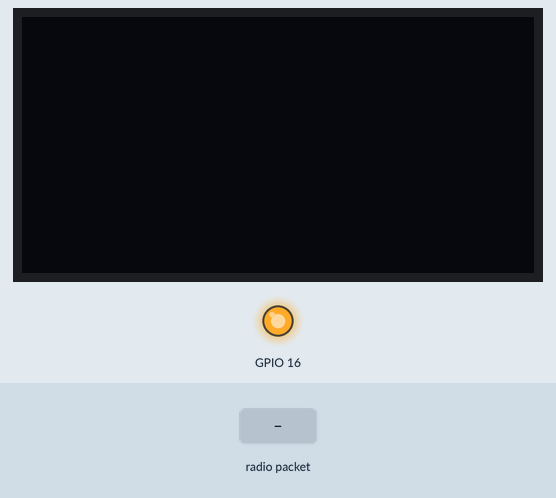
Simulated run of this sketch. Board: ESP32. On the bench: 128×64 one-colour display, output pins drawn as LEDs (lit = HIGH). The inputs (shaded band) are chosen by the test bench. The OLED is the two-colour kind (top 16 rows yellow); WiFi joins after 1.5 s; servers stay silent unless stated; no radio packets arrive unless stated; no MQTT or app messages arrive unless stated; what the sketch prints to the serial monitor is not drawn.

Above: at 4.3 s.
4.4 s: radio packet "1" arrives
At 4.9 s:
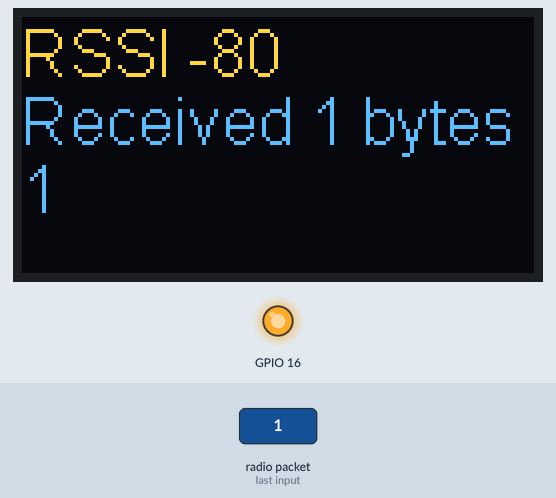
5.9 s: radio packet "0" arrives
At 7.1 s:
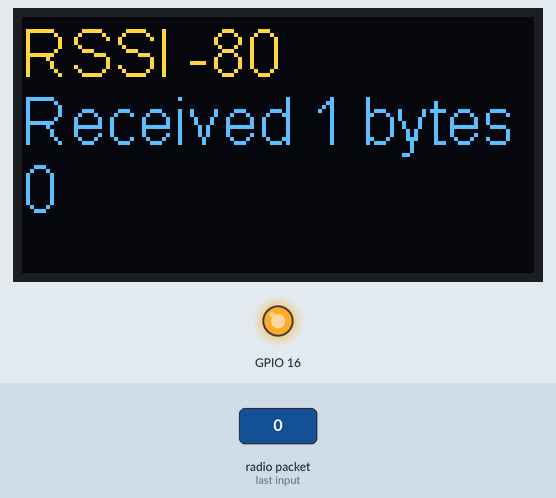
7.4 s: radio packet "2" arrives
At 8.5 s:
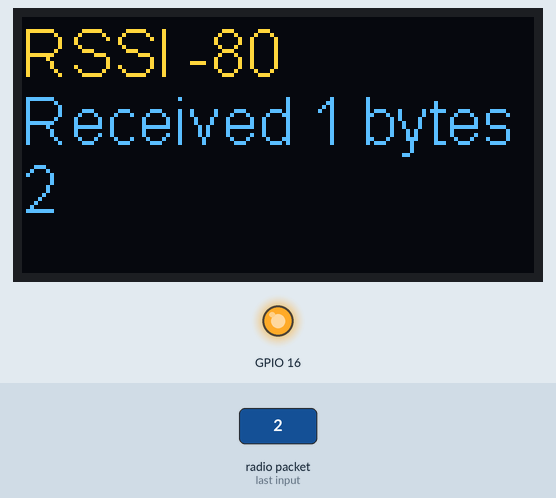
Timing chart, 0 to 10.4 s (numbered marks = the images above; inputs shaded):
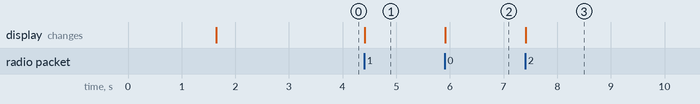

Measured:
- after the input at 4.4 s, the display: changes at once (image 1)
- after the input at 5.9 s, the display: changes at once (image 2)
- after the input at 7.4 s, the display: changes at once (image 3)

The sketch:

OB_LoRa_Receive.ino
```cpp
#include <SPI.h>
#include <LoRa.h>
#include <Wire.h>
#include <WiFi.h>
#include <PubSubClient.h>
#include "SSD1306.h"

// Paramètres LORA
#define SCK 5 // GPIO5 - SX1278's SCK
#define MISO 19 // GPIO19 - SX1278's MISO
#define MOSI 27 // GPIO27 - SX1278's MOSI
#define SS 18 // GPIO18 - SX1278's CS
#define RST 14 // GPIO14 - SX1278's RESET
#define DI0 26 // GPIO26 - SX1278's IRQ (interrupt request)
//#define BAND 868E6 // 915E6
const long freq = 868E6;
const int SF = 9;


String LoRaData;
String message ="";

//Paramètres WIFI
const char* ssid     = "XXXXX";
const char* password = "XXXXX";

//Paramètres MQTT
const char* mqttServer = "192.168.0.11";
const int mqttPort = 1883;
#define TOPIC "mailBox"
WiFiClient wifiClient;
PubSubClient client(wifiClient);


SSD1306 display (0x3c, 4, 15);
String rssi = "RSSI -";
String packSize = "-";
String packet;


void loraData () {
  display.clear ();
  display.setTextAlignment (TEXT_ALIGN_LEFT);
  display.setFont (ArialMT_Plain_16);
  display.drawString (0, 0, rssi);
  display.drawString (0, 17, "Received " + packSize + " bytes");
  //display.drawStringMaxWidth (0, 34, 128, packet);
  display.drawString (0, 34, message);
  display.display ();
}

void cbk (int packetSize) {
  packet = "";
  packSize = String (packetSize, DEC);
  for (int i = 0; i  < packetSize; i++)  { packet =+ (char) LoRa.read();}
  rssi = "RSSI " + String(LoRa.packetRssi (), DEC);
  loraData ();
}

void setup () {
  pinMode (16, OUTPUT);
  digitalWrite (16, LOW); // set GPIO16 low to reset OLED
  delay (50);
  digitalWrite (16, HIGH); // while OLED is running, GPIO16 must go high,

  Serial.begin (115200);

  // Connexion LORA
  while (! Serial);
  Serial.println ();
  Serial.println ("LoRa Receiver Callback");
  SPI.begin (SCK, MISO, MOSI, SS);
  LoRa.setPins (SS, RST, DI0);
  if (! LoRa.begin (freq)) {
    Serial.println ("Starting LoRa failed!");
    while (1);
  }

  LoRa.setSpreadingFactor(SF);
  //LoRa.onReceive(cbk);
  //LoRa.receive ();
  Serial.println ("LoRa Started");

  delay(10);

    // Connexion WiFi
    Serial.print("Connecting to ");
    Serial.print(ssid);
    WiFi.begin(ssid, password);
    while (WiFi.status() != WL_CONNECTED) {
        delay(500);
        Serial.print(".");
    }
    Serial.println("");
    Serial.println("WiFi connected");
    Serial.print("IP address: ");
    Serial.println(WiFi.localIP());

  // Connexion MQTT
  client.setServer(mqttServer, mqttPort);
  while (!client.connected()) {
    Serial.println("Connecting to MQTT...");
    if (client.connect("Mailbox" )) {
      Serial.println("MQTT Started");
    } else {
      Serial.print("failed with state ");
      Serial.print(client.state());
    }
  }
  client.publish("Mailbox", "Hello");


  display.init ();
  display.flipScreenVertically ();
  display.setFont (ArialMT_Plain_24);

  delay (1500);
}

void loop () {
  int packetSize = LoRa.parsePacket ();
  message ="";
  if (packetSize) {

    // received a packet

    Serial.print(" Received packet ");
    Serial.print(packetSize);
    Serial.print(" bytes '");


    //read packet
    while (LoRa.available()) {
      message = message + (char)LoRa.read();
      }

    Serial.print(message);
    String jsonString = message;

    //print RSSI of packet
    int rssi = LoRa.packetRssi();
    Serial.print("' with RSSI ");
    Serial.println(rssi);

    //affichage OLED
    cbk (packetSize);

    //Publication MQTT
    //client.publish("Mailbox", "toto");
    client.publish("Mailbox", jsonString.c_str());
    //Serial.println(jsonString.c_str());
  }
  delay (10);

}
```
